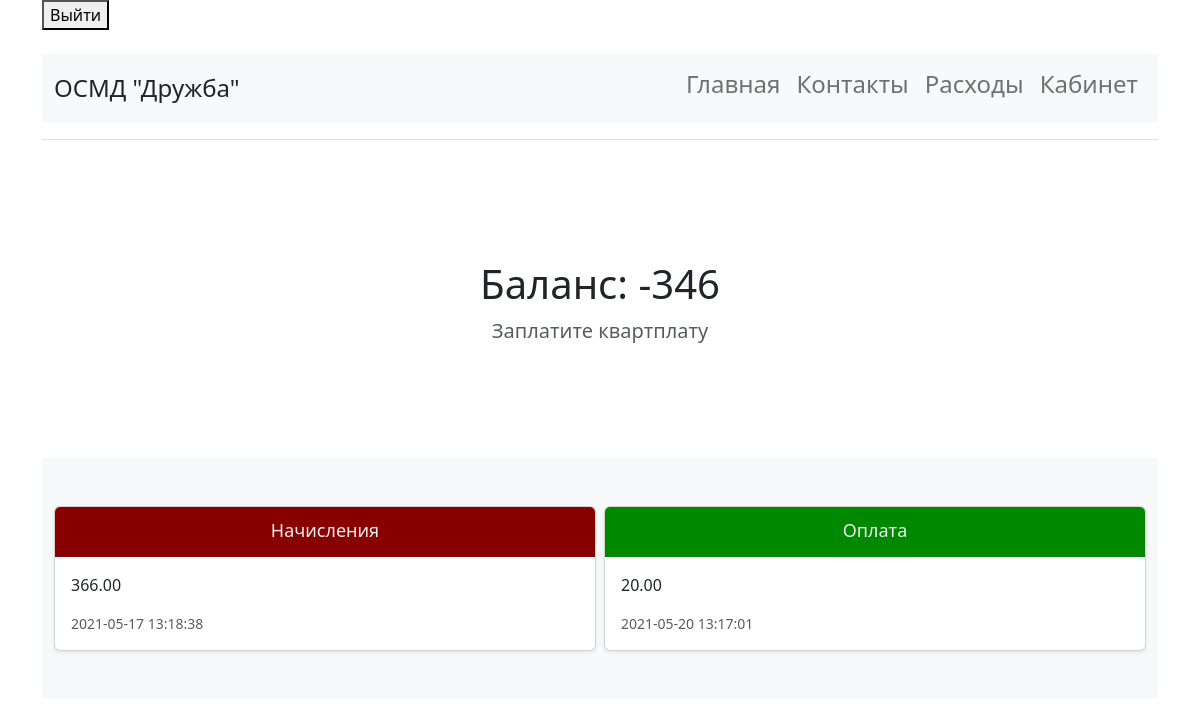
The page /personalArea.php (signed in) on the database its author committed.
### tables this page shows
CREATE TABLE `accrual` (
  `id` int NOT NULL,
  `flat_id` int NOT NULL,
  `sum` decimal(11,2) NOT NULL,
  `date` timestamp NOT NULL DEFAULT CURRENT_TIMESTAMP
);

CREATE TABLE `payment` (
  `id` int NOT NULL,
  `flat_id` int NOT NULL,
  `sum` decimal(11,2) NOT NULL,
  `date` timestamp NOT NULL DEFAULT CURRENT_TIMESTAMP
);

### personalArea.php (the view, shortened to what this page needs)
<?php
include 'navBar.php';
include 'connect.php';
$user_id = $_COOKIE['userId'];
$flat_id = mysqli_query($connection, "SELECT flat_id, status_id FROM tenant WHERE id= {$user_id}");
$flat_id = mysqli_fetch_assoc($flat_id);
$flat_id = $flat_id['flat_id'];
?>
<html lang="ru"><head>
<link href="https://cdn.jsdelivr.net/npm/bootstrap@5.0.0/dist/css/bootstrap.min.css" rel="stylesheet">
<link href="/docs/5.0/dist/css/bootstrap.min.css" rel="stylesheet">
  </head>
  <body>
<main>
  <section class="py-5 text-center container">
    <div class="row py-lg-5">
      <div class="col-lg-6 col-md-12 mx-auto">
        <h1 class="fw-light">
          <?php
$sumPayment = mysqli_query($connection, "CALL sumPaymentForFlat({$flat_id})");
$sumPayment = mysqli_fetch_assoc($sumPayment);
$sumPayment = $sumPayment['sum'];
include 'connect.php';
$sumAccrual = mysqli_query($connection, "CALL sumAccrualForFlat({$flat_id})");
$sumAccrual = mysqli_fetch_assoc($sumAccrual);
$sumAccrual = $sumAccrual['sum'];
$state      = $sumPayment - $sumAccrual;
echo "Баланс: ";
echo ($state);
?>
 </h1>
 <?php
if ($state >= 0) {
?>
<p class="lead text-muted">Спасибо за своевременную оплату</p>
<?php
} else {
?>
          <p class="lead text-muted">Заплатите квартплату</p>
          <?php
}
?>
      </div>
    </div>
  </section>
  <div class="album py-5 bg-light">
    <div class="container">
      <div class="row row-cols-1 row-cols-sm-2 row-cols-md-2 g-2">
        <div class="col">
          <div class="card shadow-sm">
            <svg class="bd-placeholder-img card-img-top" width="100%" height="50" xmlns="http://www.w3.org/2000/svg" focusable="false"><title>Placeholder</title><rect width="100%" height="50" fill="#880000"></rect><text x="50%" y="50%" fill="#eceeef" dy=".3em">Начисления</text></svg>
<?php
include 'connect.php';
$accruals = mysqli_query($connection, "SELECT sum, date from accrual where flat_id = {$flat_id} ORDER BY date DESC  ");
$accruals = mysqli_fetch_all($accruals, MYSQLI_ASSOC);
foreach ($accruals AS $accrual):
?>
           <div class="card-body">
              <p class="card-text"><?= $accrual['sum'] ?></p>
              <div class="d-flex justify-content-between align-items-center">
                <small class="text-muted"><?= $accrual['date'] ?></small>
              </div>
            </div>
 <?php
endforeach;
?>
          </div>
        </div>
        <div class="col">
          <div class="card shadow-sm">
            <svg class="bd-placeholder-img card-img-top" width="100%" height="50" xmlns="http://www.w3.org/2000/svg" role="img" aria-label="Placeholder: Thumbnail" preserveAspectRatio="xMidYMid slice" focusable="false"><title>Placeholder</title><rect width="100%" height="50" fill="#008800"></rect><text x="50%" y="50%" fill="#eceeef" dy=".3em">Оплата</text></svg>
<?php
include 'connect.php';
$payments = mysqli_query($connection, "SELECT sum, date from payment where flat_id = {$flat_id} ORDER BY date DESC ");
$payments = mysqli_fetch_all($payments, MYSQLI_ASSOC);
foreach ($payments AS $payment):
?>
           <div class="card-body">
              <p class="card-text"><?= $payment['sum'] ?></p>
              <div class="d-flex justify-content-between align-items-center">
                <small class="text-muted"><?= $payment['date'] ?></small>
              </div>
            </div>
 <?php
endforeach;
?>
         </div>
        </div>
          </div>
        </div>
      </div>
    </div>
</main>
</body></html>

### navBar.php (style rules this page uses)
.bd-placeholder-img { font-size: 1.125rem; text-anchor: middle; -webkit-user-select: none; -moz-user-select: none; user-select: none; }

### rows shown on the page
accrual: sum "366.00", date "2021-05-17 13:18:38"
payment: sum "20.00", date "2021-05-20 13:17:01"

### other values the page prints
$state "-346"
